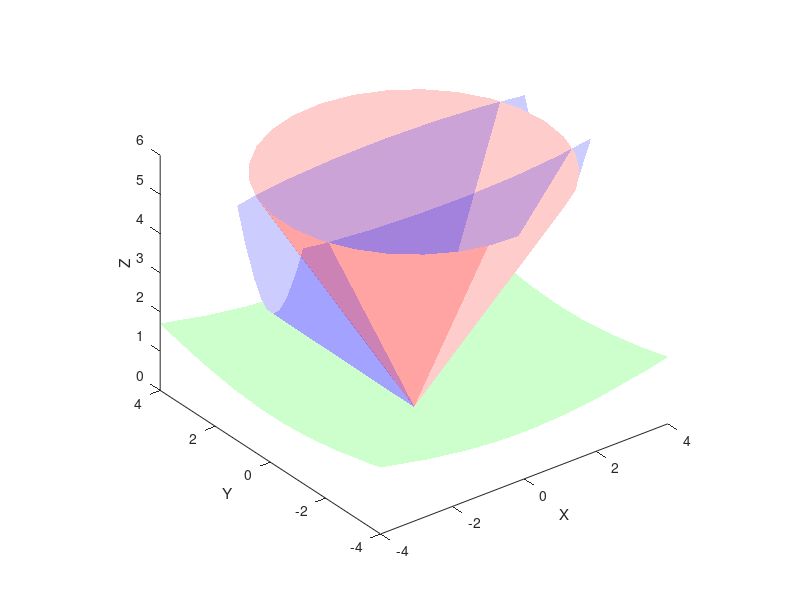

The MATLAB script that drew this image:
% Define cone parameters
d = 6;
r = 0.61 * d;  % Radius
h = 1 * d;     % Height
n = 30;        % Number of triangular facets

% Create cone vertices
theta = linspace(0, 2*pi, n);
x0 = r * cos(theta);
y0 = r * sin(theta);
z0 = ones(size(x0)) * h;  % All z-coordinates set to height

% Add cone apex
x0 = [x0, 0];
y0 = [y0, 0];
z0 = [z0, 0];

% Create triangular facets
triangles0 = [];
for i = 1:(n-1)
    triangles0 = [triangles0; [i, i+1, n+1]];
end
triangles0 = [triangles0; [n, 1, n+1]];

% Define ellipse parameters
a = 1.05 * d;  % x-axis radius
b = 0.26 * d;  % y-axis radius

% Create ellipse vertices
x1 = a * cos(theta);
y1 = b * sin(theta);
z1 = ones(size(x1)) * h;  % All z-coordinates set to height

% Add ellipse center
x1 = [x1, 0];
y1 = [y1, 0];
z1 = [z1, 0];

% Create triangular facets for ellipse
triangles1 = triangles0;

% Define cone parameters for lidar
r = 20; % Radius
h = 6; % Height

% Create cone vertices for lidar
theta = linspace(0, 2*pi, n);
x2 = r * cos(theta);
y2 = r * sin(theta);
z2 = ones(size(x2)) * h;  % All z-coordinates set to height

% Add cone apex for lidar
x2 = [x2, 0];
y2 = [y2, 0];
z2 = [z2, 0];

% Create triangular facets for lidar
triangles2 = triangles0;

% Define sphere parameters
radius = 40;

% Generate sphere data
theta = linspace(0, 2*pi, 100);
phi = linspace(0, pi, 100);
[theta, phi] = meshgrid(theta, phi);
x = radius * sin(phi) .* cos(theta);
y = radius * sin(phi) .* sin(theta);
z = radius * cos(phi);

% Set height threshold
h0 = 6;

% Keep data below height threshold
x = x(z > 0 & z < h0);
y = y(z > 0 & z < h0);
z = z(z > 0 & z < h0);

% Plot cones and sphere
figure;
hold on;
trisurf(triangles0, x0, y0, z0, 'FaceColor', 'r', 'FaceAlpha', 0.2, 'EdgeAlpha', 0);
trisurf(triangles1, x1, y1, z1, 'FaceColor', 'b', 'FaceAlpha', 0.2, 'EdgeAlpha', 0);
trisurf(triangles2, x2, y2, z2, 'FaceColor', 'g', 'FaceAlpha', 0.2, 'EdgeAlpha', 0);
plot3(x(:), y(:), z(:), 'g', 'LineWidth', 1);

axis equal;
xlabel('X');
ylabel('Y');
zlabel('Z');
view(3);  % Set view direction
xlim([-4, 4]);  % Adjust limits if necessary
ylim([-4, 4]);
zlim([0, 6]);
hold off;
